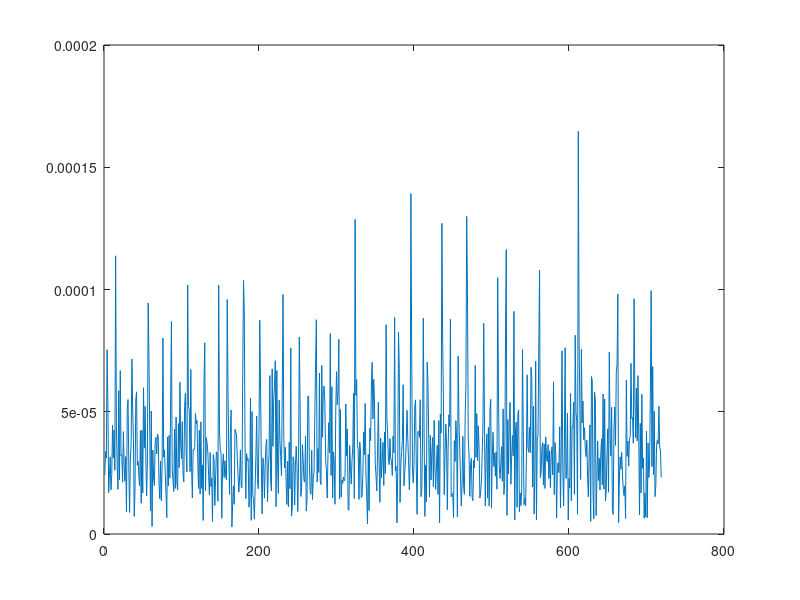
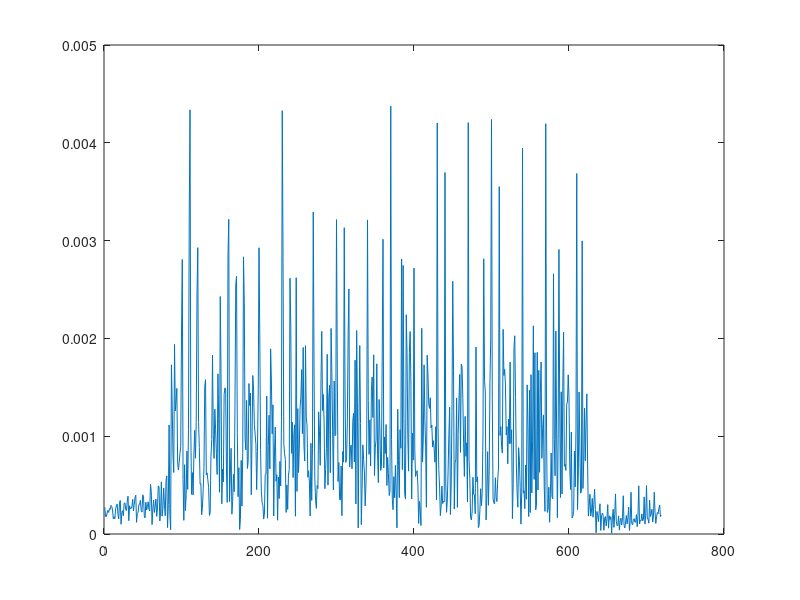

The MATLAB source for these figures, in order: (Note: this script raises an error after producing the figures.)
clear; clc;

% Channel Parameters
Max_Excess_Delay   = 3.2*1e-5; % in seconds

% OFDM Signal Specs
FFTsize              = 64;
df                   = 15e3; % subcarrier spacing
fs                   = df*FFTsize;
Ts                   = 1/fs;
OSR                  = 1;
NumActiveSubcarriers = 16;
NumSymbols           = 5;
N_taps               = floor(Max_Excess_Delay/Ts)+1;
CPsizeOpt            = ceil(Max_Excess_Delay/Ts/OSR); % Minimum CP size required (effect of OSR taken into acount)
CPsize               = 8;
W                    = 2;

UsedSubcarrierIndx          = [FFTsize-(NumActiveSubcarriers/2:-1:1)+1, 1:NumActiveSubcarriers/2];
availableCarriers           = UsedSubcarrierIndx;
pilotCarriers               = availableCarriers(2:3:end);
availableCarriers(2:3:end)  = [];
effectiveDataCarriers   = availableCarriers;

% Generating Pilot Bits
pilotBits              = repmat([1 0],1,floor(length(pilotCarriers)/2));

 if length(pilotBits) < length(pilotCarriers)
     if pilotBits(end) == 1
        pilotBits       = [pilotBits 0];
     else
         pilotBits      = [pilotBits 1];
     end
 else 
     if length(pilotBits)>length(pilotCarriers)  
         pilotBits = pilotBits(1:length(pilotCarriers));
    end
 end
% Modulating pilot bits and reshapinig them into pilotcarriers x Number of symbols
pilotBitsModulated     = pilotBits*2-1;
pilotBitMatrix         = repmat(pilotBits(:),1,NumSymbols)
pilotSymbols           = repmat(pilotBitsModulated(:),1,NumSymbols);

% loading the file
load("OFDM_Doppler_Df1.mat");
% plot(abs(Y))
figure
plot(abs(Y))

Freq=fftshift(fft(Y))

figure
plot(abs(Freq))
 figure()
[Pxx_tx,F_tx] = pwelch(Y,[],[],[],fs,'centered');
plot(F_tx,10*log10(Pxx_tx/max(Pxx_tx)))

%
PreamblesCreated    =   [mseq(2,6); mseq(2,6)];
correlation         =   xcorr(PreamblesCreated,Y);
[~,indx1]           =   maxk(correlation,5);
sortedIndexes       =   sort(indx1);

figure()
plot(abs(correlation))

theActualFrameIndex      = min(sortedIndexes);
proposedframe = Y(theActualFrameIndex :theActualFrameIndex+ (CPsize+FFTsize)*NumSymbols +length(PreamblesCreated))

figure
subplot(2,1,1),plot(abs(proposedframe))
subplot(2,1,2),plot(1:length(proposedframe),20*log10(proposedframe))

figure()
[Pxx_tx,F_tx] = pwelch(proposedframe(127:end),[],[],[],fs,'centered');
plot(F_tx,10*log10(Pxx_tx/max(Pxx_tx)))


prmbl_rx = proposedframe(1:length(PreamblesCreated)); 
phase    =  angle(sum(PreamblesCreated.*conj(prmbl_rx)));

equalize_preambles = prmbl_rx.*exp(j*phase);
scatterplot(equalize_preambles);

frameLength = (FFTsize+CPsize)*NumSymbols;
symbols_rx = proposedframe(length(prmbl_rx)+1:length(prmbl_rx)+frameLength);

%REMOVING CP
parallelOFDMSymbols     =   reshape(symbols_rx,FFTsize+CPsize,NumSymbols)
parOFDMSymbolsCPless    =   parallelOFDMSymbols(CPsize+1:end,:)

fdomainSymbol          = fft(parOFDMSymbolsCPless)/sqrt(FFTsize);
receivedPilots         = fdomainSymbol(pilotCarriers,:);
estimatedOFDMChannel   = receivedPilots./pilotSymbols;

% Channel Interpolation using interp
interPolated            = interp1(pilotCarriers,estimatedOFDMChannel,1:1:length(fdomainSymbol),"spline");
interPolatedChannel     = interPolated(availableCarriers,:);


receivedDataOFDM           = fdomainSymbol(availableCarriers,:);
scatterplot(receivedDataOFDM(:))

receivedDataOFDMFOC        = receivedDataOFDM(:)  .*exp(-j*phase)
scatterplot(receivedDataOFDMFOC)
equalized_frame         = receivedDataOFDM(:)./interPolatedChannel(:); 
receivedBits            = qamdemod(equalized_frame,2);
receivedPilotBits       = qamdemod(receivedPilots,2);

BER_fading = length(find(receivedPilotBits(:) ~= pilotBitMatrix(:)))/length(pilotBitMatrix(:))
scatterplot(equalized_frame);
xlim([-2 2])
ylim([-2 2])


figure()
[Pxx_tx,F_tx] = pwelch(symbols_rx,[],[],[],fs,'centered');
plot(F_tx,10*log10(Pxx_tx/max(Pxx_tx)))
plot(F_tx,10*log10(Pxx_tx/max(Pxx_tx)))
xlabel('Frequency');
ylabel('Amplitude');
title('Frequency Spectrum of OFDM Symbols')
